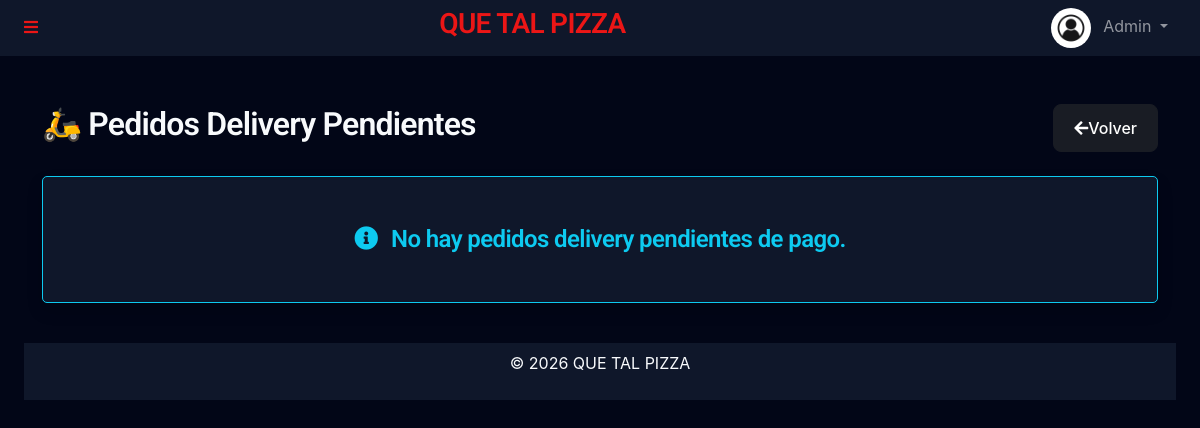
The page /paginas/pedidos_pendientes_delivery.php (signed in) on the database as committed earlier.
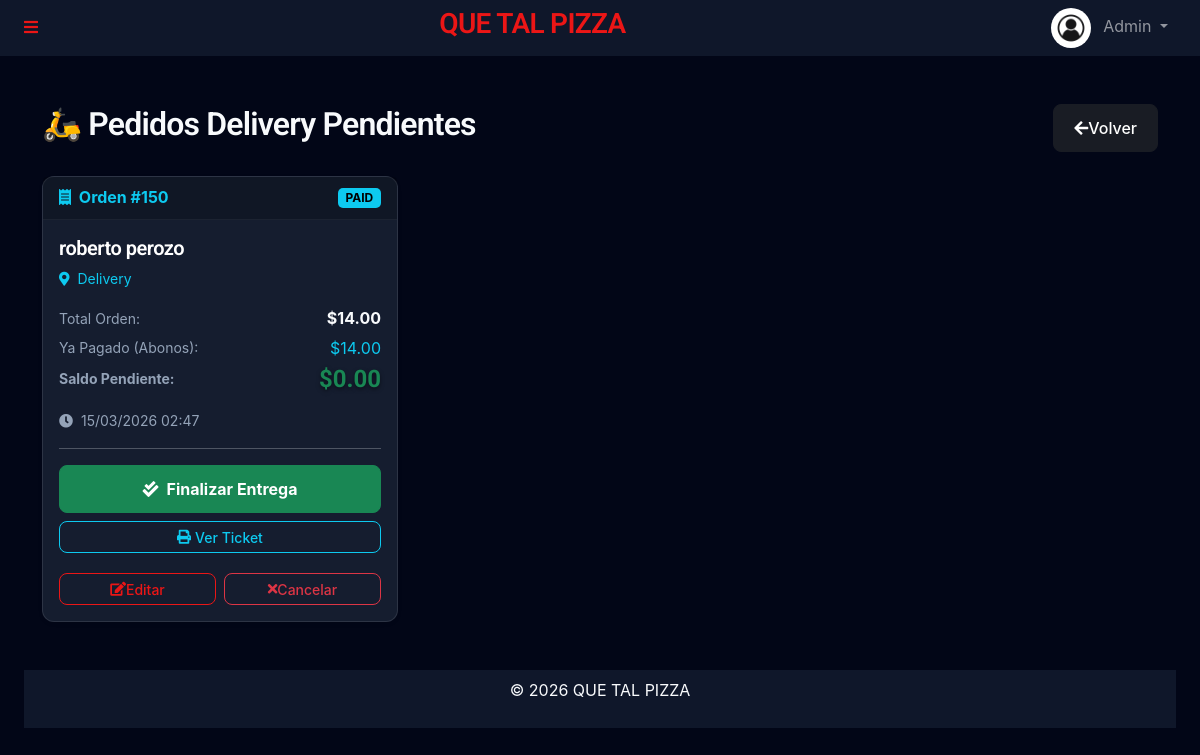
The same page on the database as committed later.
### tables this page shows
CREATE TABLE `orders` (
  `id` int(11) NOT NULL,
  `user_id` int(11) NOT NULL,
  `client_id` int(11) DEFAULT NULL,
  `employee_id` int(11) DEFAULT NULL,
  `total_price` decimal(10,2) NOT NULL,
  `exchange_rate` decimal(10,4) DEFAULT 1.0000,
  `status` enum('pending','paid','preparing','ready','delivered','cancelled') DEFAULT 'pending',
  `consumption_type` enum('dine_in','takeaway','delivery') DEFAULT 'dine_in',
  `delivery_tier` char(1) DEFAULT NULL,
  `delivery_phone` varchar(20) DEFAULT NULL,
  `delivery_instructions` text DEFAULT NULL,
  `shipping_address` text NOT NULL,
  `shipping_method` varchar(100) DEFAULT NULL,
  `customer_note` text DEFAULT NULL,
  `tracking_number` varchar(100) DEFAULT NULL,
  `created_at` timestamp NULL DEFAULT current_timestamp(),
  `updated_at` timestamp NULL DEFAULT NULL ON UPDATE current_timestamp(),
  `delivered_at` timestamp NULL DEFAULT NULL,
  `kds_pizza_preparing` tinyint(1) DEFAULT 0,
  `kds_kitchen_preparing` tinyint(1) DEFAULT 0,
  `kds_kitchen_ready` tinyint(1) DEFAULT 0,
  `kds_pizza_ready` tinyint(1) DEFAULT 0
);

### templates/autoload.php (called while the page is built, shortened)
<?php
require_once __DIR__ . '/../funciones/conexion.php';
require_once __DIR__ . '/../funciones/Config.php';
$config = new GlobalConfig();
require_once __DIR__ . '/../funciones/OrderManager.php';
require_once __DIR__ . '/../funciones/UserManager.php';
require_once __DIR__ . '/../funciones/TransactionManager.php';
$orderManager = new OrderManager($db);
$transactionManager = new TransactionManager($db);

### funciones/TransactionManager.php (called while the page is built, shortened)
<?php
class TransactionManager
{
    private $db;
    public function __construct($db)
    {
        $this->db = $db;
    }
    public function getTotalPaidByOrder($orderId)
    {
        $sql = "SELECT
                    SUM(CASE WHEN type = 'income' THEN amount_usd_ref ELSE 0 END) -
                    SUM(CASE WHEN type = 'expense' THEN amount_usd_ref ELSE 0 END) as total_paid
                FROM transactions
                WHERE reference_type = 'order' AND reference_id = ?";
        $stmt = $this->db->prepare($sql);
        $stmt->execute([$orderId]);
        return floatval($stmt->fetchColumn() ?: 0);
    }
}
?>

### funciones/OrderManager.php (called while the page is built, shortened)
<?php
require_once __DIR__ . '/conexion.php';
class OrderManager
{
    private $db;
    public function __construct($db = null)
    {
        $this->db = $db ?? Database::getConnection();
    }
    public function isOrderCancellable($orderId)
    {
        $order = $this->getOrderById($orderId);
        return !in_array($order['status'], ['delivered', 'cancelled']);
    }
    public function isOrderModifiable($orderId)
    {
        if (!$this->isOrderCancellable($orderId)) return false;
        $order = $this->getOrderById($orderId);
        global $config;
        $limitMinutes = intval(($config ?? new GlobalConfig())->get('order_edit_time_limit', 15));
        $createdAt = strtotime($order['created_at']);
        $now = time();
        $diffMinutes = ($now - $createdAt) / 60;
        return ($diffMinutes <= $limitMinutes);
    }
    public function getOrderById($id)
    {
        $sql = "SELECT orders.*, users.name AS customer_name FROM orders JOIN users ON orders.user_id = users.id WHERE orders.id = ?";
        $stmt = $this->db->prepare($sql);
        $stmt->execute([$id]);
        return $stmt->fetch(PDO::FETCH_ASSOC);
    }
}
?>

### funciones/conexion.php (called while the page is built)
<?php
class Database
{
    private static $connection = null;
    public static function getConnection()
    {
        if (self::$connection === null) {
            try {
                $host = $_ENV['DB_HOST'] ?? 'localhost';
                $dbname = $_ENV['DB_NAME'] ?? 'minimarket';
                $username = $_ENV['DB_USER'] ?? 'root';
                $password = $_ENV['DB_PASSWORD'] ?? '';
                $port = $_ENV['DB_PORT'] ?? '3306';
                $options = [
                    PDO::ATTR_ERRMODE => PDO::ERRMODE_EXCEPTION,
                    PDO::ATTR_DEFAULT_FETCH_MODE => PDO::FETCH_ASSOC,
                    PDO::ATTR_EMULATE_PREPARES => false,
                ];
                self::$connection = new PDO(
                    "mysql:host=$host;port=$port;dbname=$dbname;charset=utf8mb4",
                    $username,
                    $password,
                    $options
                );
            } catch (PDOException $e) {
                error_log("Error de conexión: " . $e->getMessage());
                die("<h3>Error de conexión.</h3>
<p>Verifica tu archivo .env y los logs del servidor.</p>");
            }
        }
        return self::$connection;
    }
}
?>

### funciones/Config.php (called while the page is built, shortened)
<?php
class GlobalConfig
{
    private $db;
    private $settings = [];
    private $loaded = false;
    public function __construct()
    {
        $this->db = Database::getConnection();
    }
    public function load()
    {
        if ($this->loaded) {
            return;
        }
        try {
            $query = "SELECT config_key, config_value FROM global_config";
            $stmt = $this->db->prepare($query);
            $stmt->execute();
            $results = $stmt->fetchAll(PDO::FETCH_ASSOC);
            if ($results) {
                foreach ($results as $row) {
                    $key = $row['config_key'];
                    $value = $row['config_value'];
                    $this->settings[$key] = $value;
                }
            }
            $this->loaded = true;
        } catch (Exception $e) {
            error_log("Excepción al cargar la configuración: " . $e->getMessage());
            $this->settings = [];
        }
    }
    public function get($key, $value = null)
    {
        $this->load();
        return $this->settings[$key] ?? $value;
    }
    public function setGlobals()
    {
        $this->load();
    }
}
$config = new GlobalConfig();
$config->setGlobals();
?>

### paginas/pedidos_pendientes_delivery.php (the view, shortened to what the changed rows need)
<?php
require_once '../templates/autoload.php';
require_once '../templates/header.php';
$sql = "SELECT o.*, u.name as customer_name
        FROM orders o
        JOIN users u ON o.user_id = u.id
        WHERE o.consumption_type = 'delivery'
        AND o.status IN ('preparing', 'ready', 'paid')
        ORDER BY o.created_at DESC";
$stmt = $db->query($sql);
$orders = $stmt->fetchAll(PDO::FETCH_ASSOC);
?>
<div class="container mt-5">
    <div class="d-flex justify-content-between align-items-center mb-4">
        <h2>🛵 Pedidos Delivery Pendientes</h2>
    </div>
    <?php if (empty($orders)): ?>
        <div class="alert bg-secondary text-info text-center py-5 border-info animate-fade-in shadow">
            <h4 class="mb-0 text-info"><i class="fa fa-info-circle me-2"></i> No hay pedidos delivery pendientes de pago.
            </h4>
        </div>
    <?php else: ?>
        <div class="row animate-fade-in">
            <?php foreach ($orders as $o): ?>
                <div class="col-md-4 mb-4">
                    <div class="card h-100 shadow-sm">
                        <div
                            class="card-header bg-info bg-opacity-10 text-info d-flex justify-content-between align-items-center border-info">
                            <span class="fw-bold"><i class="fa fa-receipt me-1"></i> Orden #<?= $o['id'] ?></span>
                            <span class="badge bg-info text-white"><?= strtoupper($o['status']) ?></span>
                        </div>
                        <div class="card-body">
                            <?php
                            $displayName = !empty($o['customer_note']) ? $o['customer_note'] : $o['customer_name'];
                            ?>
                            <h5 class="card-title text-white mb-2"><?= htmlspecialchars($displayName) ?></h5>
                            <p class="text-info small mb-3"><i class="fa fa-map-marker-alt me-1"></i> <?= htmlspecialchars($o['shipping_address']) ?></p>
                            <div class="d-flex justify-content-between align-items-center mb-1">
                                <span class="text-muted small">Total Orden:</span>
                                <span class="fw-bold">$<?= number_format($o['total_price'], 2) ?></span>
                            </div>
                            <?php
                            $paid = $transactionManager->getTotalPaidByOrder($o['id']);
                            $remaining = max(0, $o['total_price'] - $paid);
                            ?>
                            <?php if ($paid > 0): ?>
                                <div class="d-flex justify-content-between align-items-center mb-1">
                                    <span class="text-muted small">Ya Pagado (Abonos):</span>
                                    <span class="text-info">$<?= number_format($paid, 2) ?></span>
                                </div>
                            <?php endif; ?>
                            <div class="d-flex justify-content-between align-items-center mb-3">
                                <span class="text-muted small fw-bold">Saldo Pendiente:</span>
                                <span class="h4 mb-0 text-success fw-bold text-shadow">$<?= number_format($remaining, 2) ?></span>
                            </div>
                            <p class="card-text small text-muted"><i class="fa fa-clock me-1"></i>
                                <?= date('d/m/Y H:i', strtotime($o['created_at'])) ?></p>
                            <hr class="opacity-10">
                            <div class="d-grid gap-2">
                                <?php if ($remaining > 0): ?>
                                    <a href="checkout.php?order_id=<?= $o['id'] ?>" class="btn btn-primary fw-bold">
                                        <i class="fa fa-cash-register me-2"></i> Procesar Pago
                                    </a>
                                <?php else: ?>
                                    <button onclick="orderAction(<?= $o['id'] ?>, 'deliver')" class="btn btn-success fw-bold">
                                        <i class="fa fa-check-double me-2"></i> Finalizar Entrega
                                    </button>
                                <?php endif; ?>
                                <a href="ticket.php?id=<?= $o['id'] ?>" target="_blank" class="btn btn-outline-info btn-sm">
                                    <i class="fa fa-print me-1"></i> Ver Ticket
                                </a>
                                <?php
                                $isModifiable = $orderManager->isOrderModifiable($o['id']);
                                $isCancellable = $orderManager->isOrderCancellable($o['id']);
                                ?>
                                <?php if ($isModifiable || $isCancellable): ?>
                                    <div class="row g-2 mt-1">
                                        <?php if ($isModifiable): ?>
                                            <div class="col-6">
                                                <button onclick="orderAction(<?= $o['id'] ?>, 'modify')" class="btn btn-outline-primary btn-sm w-100">
                                                    <i class="fa fa-edit"></i> Editar
                                                </button>
                                            </div>
                                        <?php endif; ?>
                                        <?php if ($isCancellable): ?>
                                            <div class="<?= $isModifiable ? 'col-6' : 'col-12' ?>">
                                                <button onclick="orderAction(<?= $o['id'] ?>, 'cancel')" class="btn btn-outline-danger btn-sm w-100">
                                                    <i class="fa fa-times"></i> Cancelar
                                                </button>
                                            </div>
                                        <?php endif; ?>
                                    </div>
                                <?php endif; ?>
                            </div>
                        </div>
                    </div>
                </div>
            <?php endforeach; ?>
        </div>
    <?php endif; ?>
</div>
<?php require_once '../templates/footer.php'; ?>

Rows that differ between the two databases and show on the page:
added orders: id "150", status "PAID", customer_note "roberto perozo", shipping_address "Delivery", total_price "14.00", paid "14.00", remaining "0.00", created_at "15/03/2026 02:47"
Other text that changed with them:
text no longer shown: "No hay pedidos delivery pendientes de pago."
